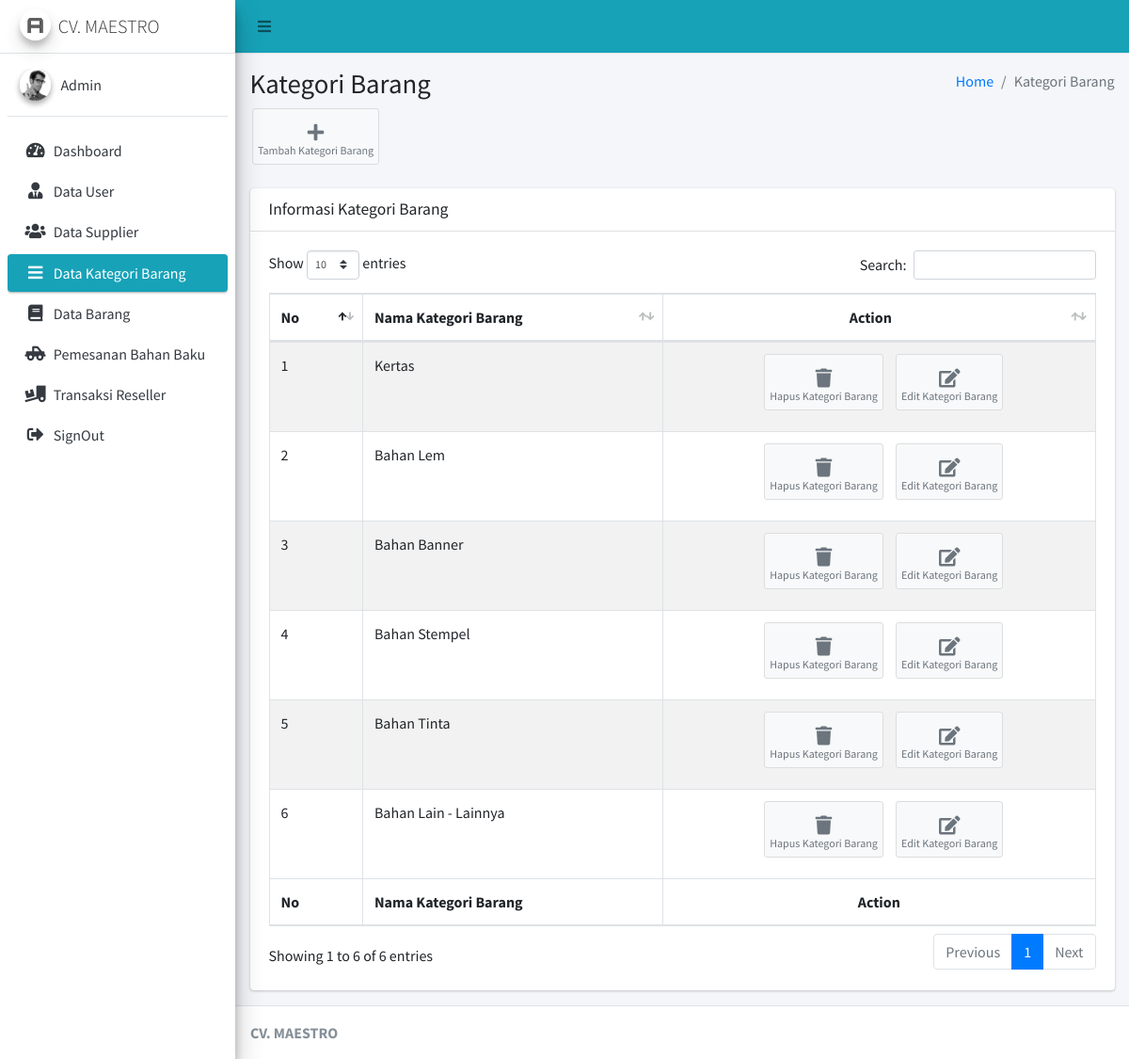
/Admin/cKategori (signed in), run on the app's committed database.
### tables this page shows
CREATE TABLE `kategori_barang` (
  `id_kategori` int(11) NOT NULL,
  `nama_kategori` varchar(125) NOT NULL
);

### application/controllers/Admin/cKategori.php (called while the page is built, shortened)
<?php
class cKategori extends CI_Controller
{
	public function __construct()
	{
		$this->load->model('mKategori');
	}
	public function index()
	{
		$data = array(
			'kategori' => $this->mKategori->select()
		);
		$this->load->view('Admin/Layout/head');
		$this->load->view('Admin/Layout/aside');
		$this->load->view('Admin/Kategori/vKategori', $data);
		$this->load->view('Admin/Layout/footer');
	}
}

### index.php (called while the page is built, shortened)
<?php
require_once BASEPATH.'core/CodeIgniter.php';

### application/models/mKategori.php (called while the page is built, shortened)
<?php
class mKategori extends CI_Model
{
	public function select()
	{
		$this->db->select('*');
		$this->db->from('kategori_barang');
		return $this->db->get()->result();
	}
}

### application/views/Admin/Kategori/vKategori.php (the view, shortened to what this page needs)
<div class="content-wrapper">
	<section class="content-header">
		<div class="container-fluid">
			<div class="row mb-2">
				<div class="col-sm-6">
					<h1>Kategori Barang</h1>
				</div>
				<div class="col-sm-6">
					<ol class="breadcrumb float-sm-right">
						<li class="breadcrumb-item"><a href="#">Home</a></li>
						<li class="breadcrumb-item active">Kategori Barang</li>
					</ol>
				</div>
			</div>
		</div>
		<a href="<?= base_url('Admin/cKategori/create') ?>" class="btn btn-app">
			<i class="fas fa-plus"></i> Tambah Kategori Barang
		</a>
	</section>
	<section class="content">
		<div class="container-fluid">
			<div class="row">
				<div class="col-12">
					<div class="card">
						<div class="card-header">
							<h3 class="card-title">Informasi Kategori Barang</h3>
						</div>
						<div class="card-body">
							<table id="example1" class="table table-bordered table-striped">
								<thead>
									<tr>
										<th>No</th>
										<th>Nama Kategori Barang</th>
										<th class="text-center">Action</th>
									</tr>
								</thead>
								<tbody>
									<?php
									$no = 1;
									foreach ($kategori as $key => $value) {
									?>
										<tr>
											<td><?= $no++ ?></td>
											<td><?= $value->nama_kategori ?></td>
											<td class="text-center"> <a href="<?= base_url('Admin/cKategori/delete/' . $value->id_kategori) ?>" class="btn btn-app">
													<i class="fas fa-trash"></i> Hapus Kategori Barang
												</a> <a href="<?= base_url('Admin/cKategori/edit/' . $value->id_kategori) ?>" class="btn btn-app">
													<i class="fas fa-edit"></i> Edit Kategori Barang
												</a></td>
										</tr>
									<?php
									}
									?>
								</tbody>
								<tfoot>
									<tr>
										<th>No</th>
										<th>Nama Kategori Barang</th>
										<th class="text-center">Action</th>
									</tr>
								</tfoot>
							</table>
						</div>
					</div>
				</div>
			</div>
		</div>
	</section>
</div>

### data on the page
kategori_barang: nama_kategori "Kertas"
kategori_barang: nama_kategori "Bahan Lem"
kategori_barang: nama_kategori "Bahan Banner"
kategori_barang: nama_kategori "Bahan Stempel"
kategori_barang: nama_kategori "Bahan Tinta"
kategori_barang: nama_kategori "Bahan Lain - Lainnya"
